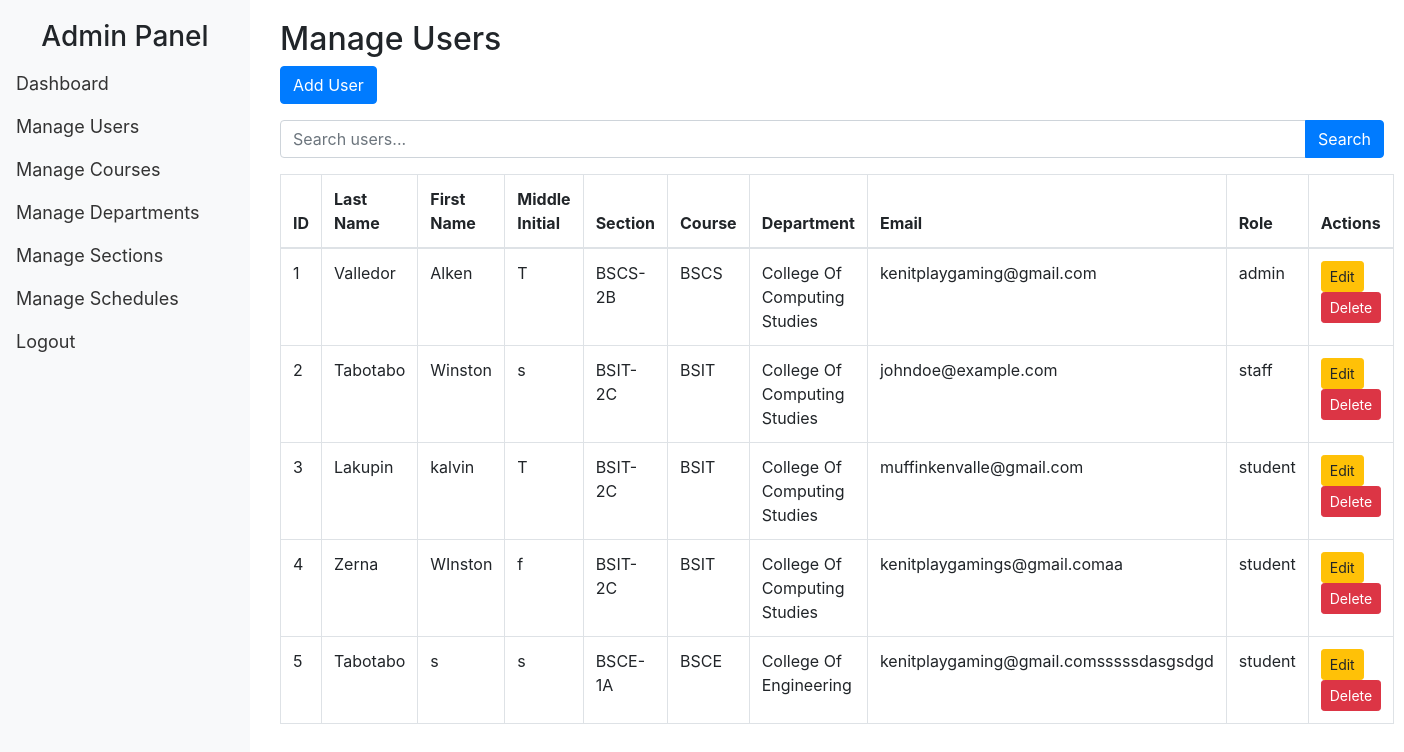
Page /admin_staff/admin.php (signed in) on the committed database.
### tables this page shows
CREATE TABLE `user` (
  `id` int(11) NOT NULL,
  `last_name` varchar(50) NOT NULL,
  `first_name` varchar(50) NOT NULL,
  `middle_initial` char(1) DEFAULT NULL,
  `section_id` int(11) DEFAULT NULL,
  `course_id` int(11) DEFAULT NULL,
  `department_id` int(11) DEFAULT NULL,
  `email` varchar(100) NOT NULL,
  `password` varchar(255) NOT NULL,
  `role` enum('student','staff','admin') NOT NULL
);

CREATE TABLE `section` (
  `id` int(11) NOT NULL,
  `section_name` varchar(50) NOT NULL,
  `course_id` int(11) DEFAULT NULL,
  `department_id` int(11) DEFAULT NULL,
  `sched_id` int(11) DEFAULT NULL
);

CREATE TABLE `course` (
  `id` int(11) NOT NULL,
  `course_code` varchar(20) NOT NULL,
  `course_description` text DEFAULT NULL,
  `department_id` int(11) DEFAULT NULL
);

CREATE TABLE `department` (
  `id` int(11) NOT NULL,
  `department_name` varchar(100) NOT NULL
);

### classes/database.class.php (called while the page is built)
<?php
class Database {
    private $host = 'localhost';
    private $dbname = 'schedsystem';
    private $username = 'root';
    private $password = '';
    public $conn;
    public function __construct() {
        try {
            $this->conn = new PDO("mysql:host=$this->host;dbname=$this->dbname", $this->username, $this->password);
            $this->conn->setAttribute(PDO::ATTR_ERRMODE, PDO::ERRMODE_EXCEPTION);
        } catch (PDOException $e) {
            die("Database connection failed: " . $e->getMessage());
        }
    }
    public function getConnection() {
        return $this->conn;
    }
}
?>

### classes/user.class.php (called while the page is built, shortened)
<?php
require_once 'database.class.php';
class User {
    private $conn;
    public function __construct($db) {
        $this->conn = $db->getConnection();
    }
    public function readAllWithDetails($user_role, $search = '') {
        $sql = "
            SELECT
                u.id, u.last_name, u.first_name, u.middle_initial,
                u.email, u.role,
                s.section_name, c.course_code, d.department_name
            FROM User u
            LEFT JOIN section s ON u.section_id = s.id
            LEFT JOIN course c ON u.course_id = c.id
            LEFT JOIN department d ON u.department_id = d.id
        ";
        $stmt = $this->conn->prepare($sql);
        $stmt->execute();
        return $stmt->fetchAll(PDO::FETCH_ASSOC);
    }
}
?>

### admin_staff/admin.php (the view, shortened to what this page needs)
<?php
require_once '../classes/database.class.php';
require_once '../classes/user.class.php';
$db = new Database();
$user = new User($db);
$user_role = $_SESSION['user_role'];
$search = $_GET['search'] ?? '';
$users = $user->readAllWithDetails($user_role, $search);
?>
<!DOCTYPE html>
<html lang="en">
<head>
    <link rel="stylesheet" href="https://maxcdn.bootstrapcdn.com/bootstrap/4.5.2/css/bootstrap.min.css">
    <link rel="stylesheet" href="../css/style.css">
</head>
<body>
<?php require_once '../includes/side_nav.php'; ?>
<div class="main-content">
    <h2>Manage Users</h2>
    <a href="add_user.php" class="btn btn-primary mb-3">Add User</a>
    <div class="search-bar mb-3">
    <form method="GET" action="">
        <div class="input-group">
            <input type="text" name="search" class="form-control" placeholder="Search users..." value="<?= htmlspecialchars($_GET['search'] ?? '') ?>">
            <div class="input-group-append">
                <button type="submit" class="btn btn-primary">Search</button>
            </div>
        </div>
    </form>
</div>
    <table class="table table-bordered">
        <thead>
        <tr>
            <th>ID</th>
            <th>Last Name</th>
            <th>First Name</th>
            <th>Middle Initial</th>
            <th>Section</th>
            <th>Course</th>
            <th>Department</th>
            <th>Email</th>
            <th>Role</th>
            <th>Actions</th>
        </tr>
        </thead>
        <tbody>
<?php
if (empty($users)): ?>
    <tr>
        <td colspan="10" class="text-center">No records found.</td>
    </tr>
<?php else:
    $i = 1;
    foreach ($users as $user): ?>
        <tr>
            <td><?= $i ?></td>
            <td><?= htmlspecialchars($user['last_name']) ?></td>
            <td><?= htmlspecialchars($user['first_name']) ?></td>
            <td><?= htmlspecialchars($user['middle_initial']) ?></td>
            <td><?= htmlspecialchars($user['section_name']) ?></td>
            <td><?= htmlspecialchars($user['course_code']) ?></td>
            <td><?= htmlspecialchars($user['department_name']) ?></td>
            <td><?= htmlspecialchars($user['email']) ?></td>
            <td><?= htmlspecialchars($user['role']) ?></td>
            <td>
                <a href="edit_user.php?id=<?= htmlspecialchars($user['id']) ?>" class="btn btn-sm btn-warning">Edit</a>
                <a href="delete_user.php?id=<?= htmlspecialchars($user['id']) ?>" class="btn btn-sm btn-danger" onclick="return confirm('Are you sure you want to delete this user?');">Delete</a>
            </td>
        </tr>
    <?php
    $i++;
    endforeach;
endif; ?>
</tbody>
    </table>
</div>
</body>
</html>

### includes/side_nav.php
<div id="sidebar">
<?php
    if ($_SESSION['user_role'] === 'admin') {
        ?>
        <h3 class="text-center">Admin Panel</h3>
    <?php
        } else {
            ?>
        <h3 class="text-center">Staff Panel</h3>
        <?php
        }
    ?>
    <a href="dashboard.php">Dashboard</a>
    <a href="admin.php">Manage Users</a>
    <a href="courses.php">Manage Courses</a>
    <a href="departments.php">Manage Departments</a>
    <a href="sections.php">Manage Sections</a>
    <a href="schedules.php">Manage Schedules</a>
    <a href="logout.php">Logout</a>
</div>

### css/style.css (style rules this page uses)
#sidebar { height: 100%; width: 250px; position: fixed; top: 0; left: 0; background-color: #f8f9fa; padding-top: 20px; }
#sidebar a { padding: 8px 16px; text-decoration: none; font-size: 18px; color: #333; display: block; }
.main-content { margin-left: 260px; padding: 20px; }

### rows in the picture
user: last_name "Valledor", first_name "Alken", middle_initial "T", section.section_name "BSCS-2B", course.course_code "BSCS", department.department_name "College Of Computing Studies", email "kenitplaygaming@gmail.com", role "admin"
user: last_name "Tabotabo", first_name "Winston", middle_initial "s", section.section_name "BSIT-2C", course.course_code "BSIT", department.department_name "College Of Computing Studies", email "johndoe@example.com", role "staff"
user: last_name "Lakupin", first_name "kalvin", middle_initial "T", section.section_name "BSIT-2C", course.course_code "BSIT", department.department_name "College Of Computing Studies", email "muffinkenvalle@gmail.com", role "student"
user: last_name "Zerna", first_name "WInston", middle_initial "f", section.section_name "BSIT-2C", course.course_code "BSIT", department.department_name "College Of Computing Studies", email "kenitplaygamings@gmail.comaa", role "student"
user: last_name "Tabotabo", first_name "s", middle_initial "s", section.section_name "BSCE-1A", course.course_code "BSCE", department.department_name "College Of Engineering", email "kenitplaygaming@gmail.comsssssdasgsdgd", role "student"
